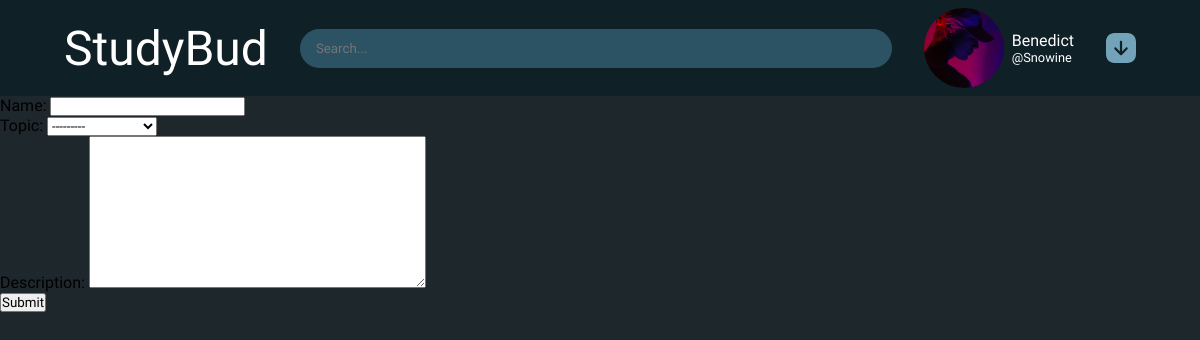
/create-room/ (signed in), run on the app's committed database.
### Studybud/models.py (models this page shows, shortened)
class User(AbstractUser):
    username = models.CharField(max_length=100)
    email = models.EmailField(('Email address'), unique=True)
    first_name = models.CharField(max_length=100)
    last_name = models.CharField(max_length=150)
    bio = models.TextField(max_length=255, blank=True)
    followers = models.ManyToManyField('User', related_name='Followers', blank=True)
    following = models.ManyToManyField('User', related_name='Following', blank=True)
    profile_picture = models.ImageField(default='avatar.png', blank=True, upload_to='profilePictures')
    USERNAME_FIELD = 'email'
    REQUIRED_FIELDS = ['username']

class Topic(models.Model):
    name = models.CharField(max_length=100)
    def __str__(self):
        return self.name

class Room(models.Model):
    id = models.UUIDField(primary_key=True, editable=False, default=uuid4)
    name = models.CharField(max_length=100)
    host = models.ForeignKey(User, on_delete=models.SET_NULL, null=True)
    topic = models.ForeignKey('Topic', on_delete=models.SET_NULL, null=True)
    description = models.TextField(max_length=255, blank=True)
    participants = models.ManyToManyField(User, related_name='participants', blank=True)
    created = models.DateTimeField(auto_now_add=True, editable=False)
    updated = models.DateTimeField(auto_now=True)
    class Meta():
        ordering = ['created', 'updated']

### Studybud/views.py (the view, shortened to what this page needs)
# urls.py: path('create-room/', views.createRoom, name='create-room'),
@login_required(login_url='login')
def createRoom(request):
    room = RoomForm()
    context = {
        'form': room,
    }
    return render(request, 'Base/create.html', context)

### Studybud/forms.py
class RoomForm(forms.ModelForm):
    class Meta():
        model = Room
        fields = '__all__'
        exclude = ['participants', 'host']

### templates/Base/create.html (shortened to what this page needs)
{% extends 'layout.html' %}
{% block content %}
    <form action="" method="post">
        {{form.as_p}}
        <button type="submit">Submit</button>
    </form>
{% endblock%}

### templates/nav.html (shortened to what this page needs)
{% load static %}
    <nav>
        <a id="logo" href="{% url 'index' %}"">StudyBud</a>
        <form id="search" action="" method="get">
            <input type="text" name="q" placeholder="Search..." id="searchInput">
        </form>
        <div id="user">
            {% if not request.user.is_authenticated %}
            <div class="userProfile">
                <div class="avatarContainer">
                    <img src="{% static 'images/avatar.png' %}" alt="user avatar" id="userAvatar" />
                </div>
                <a href="{% url 'login' %}">Login</a>
            </div>
            {% else %}
            <div class="userProfile">
                <div class="avatarContainer">
                    <img src="{{request.user.profile_picture.url}}" alt="user avatar" id="userAvatar" />
                </div>
                <div class="userDetails">
                    <span class="username">{{request.user.first_name}}</>
                    <a href="{% url 'profile' request.user.username %}" class="userTag">@{{request.user.username}}</a>
                </div>
            </div>
            <img src="{% static 'images/drop-down.svg' %}" id="dropdown" alt="dropdown button">
            {% endif %}
        </div>
    </nav>

### Studybud/static/styles/nav.css (style rules this page uses)
nav { display: flex; background-color: var(--mainColor); color: white; padding: 8px 64px; justify-content: space-evenly; gap: 32px; align-items: center; position: relative; }
#search { flex-basis: 600px; }
#searchInput { outline: none; padding: 12px 16px; border-radius: 50px; width: 100%; border: none; background-color: var(--tertiaryColor); transition: outline 3s; color: white; }
#user { display: flex; align-items: center; gap: 32px; }
#user a { text-decoration: none; color: white; font-size: 1.1rem; }
#user img[id='dropdown'] { width: 30px; cursor: pointer; transition: all 0.3s; }
#userAvatar { width: 100%; height: 100%; object-fit: cover; object-position: center; border-radius: 50%; }
.avatarContainer { width: 80px; height: 80px; overflow: hidden; }
#logo { font-family: 'Mouse Memoirs', sans-serif; font-size: 48px; text-decoration: none; color: white; }
.userProfile { display: flex; align-items: center; gap: 8px; }
.username { font-weight: 400; }
.userTag { font-weight: 300; cursor: pointer; display: block; font-size: .8rem !important; }
.userDetails { display: flex; flex-direction: column; }

### Studybud/static/styles/general.css (style rules this page uses)
* { box-sizing: border-box; padding: 0; margin: 0; font-family: 'Source Sans Pro', sans-serif; }
body { background-color: var(--bgColor); }
a { color: white; text-decoration: none; cursor: pointer; }
:root { --mainColor: #0F2027; --bgColor: #1E272C; --secondaryColor: #112751; --tertiaryColor: #2C5364; }

### data on the page
User: user.profile_picture (picture), user.first_name "Benedict", user.username "Snowine"
